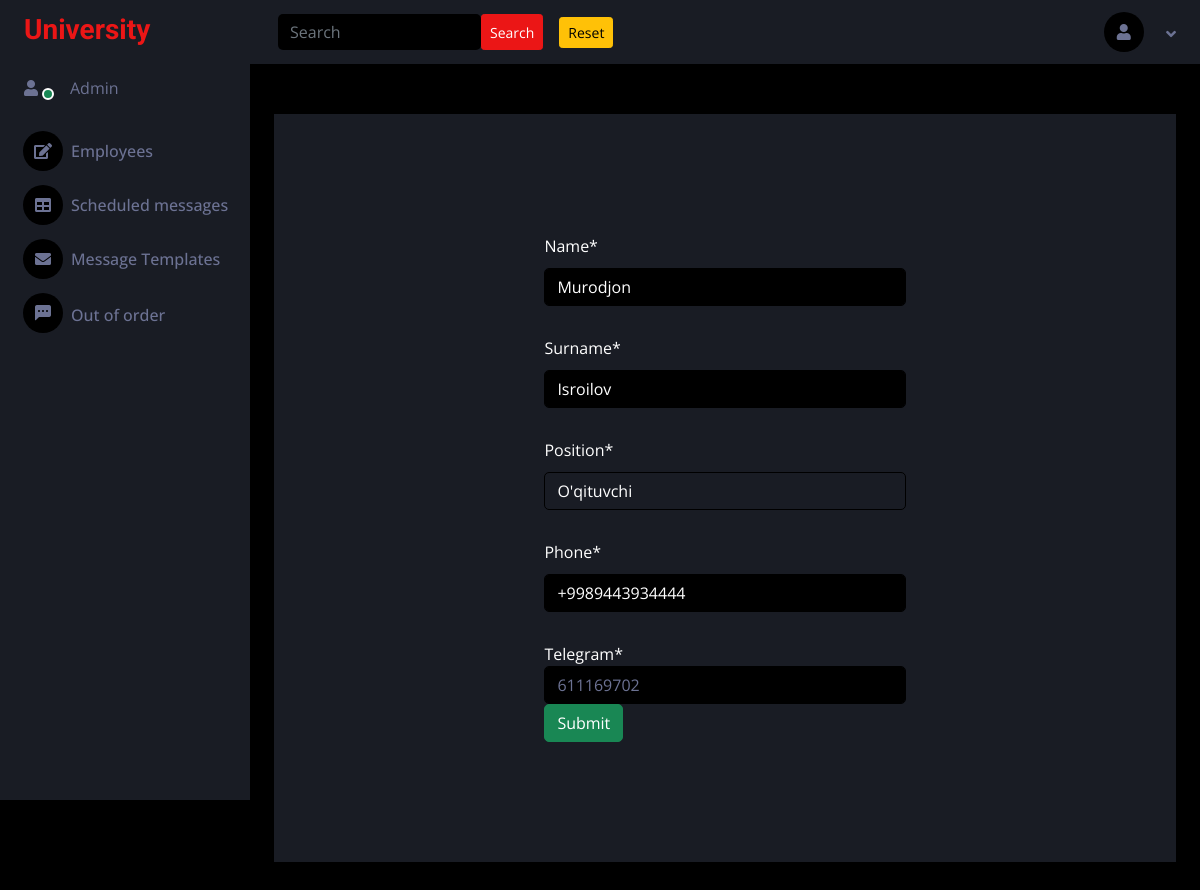
The page /employee_detail/15 on the database its author committed.
### main/models.py (models this page shows, shortened)
class Employees(models.Model):
    name = models.CharField(max_length=256)
    surname = models.CharField(max_length=256)
    position = models.ForeignKey(Positions, on_delete=models.CASCADE)
    phone = models.CharField(max_length=15, unique=True)
    telegram = models.CharField(max_length=20, unique=True)

### main/views.py (the view)
# urls.py: path('employee_detail/<int:pk>',EmployeeDetailView.as_view(),name='employee_detail'),
class EmployeeDetailView(UpdateView):
    template_name = "update_employee.html"
    model = Employees
    fields = "__all__"
    success_url = "/"

### main/models.py (called while the page is built)
    def __str__(self) -> str:
        return self.title

### templates/update_employee.html (shortened to what this page needs)
{% include 'wrapper.html' %}
{% load crispy_forms_tags %}
{% block content %}
        <div class="content">
            <nav class="navbar navbar-expand bg-secondary navbar-dark sticky-top px-4 py-0">
                <form class="d-none d-md-flex ms-1" method="post">
                    <input class="form-control bg-dark border-0" type="search" placeholder="Search">
                    <button type="submit " class="btn btn-sm btn-primary me-lg-3">Search </button>
                </form>
                <a href="/" class="btn btn-sm btn-warning me-lg-3">Reset </a>
                <div class="navbar-nav align-items-center ms-auto">
                        <div class="nav-item dropdown">
                        <a href="#" class="nav-link dropdown-toggle" data-bs-toggle="dropdown">
                            <i class="fa fa-user me-lg-2" aria-hidden="true"></i>
                        </a>
                    </div>
                </div>
            </nav>
            <div class="forform" style="width: 95%;   background-color: #191C24; margin: 50px auto; box-sizing: border-box; padding: 50px;">
                {% load crispy_forms_tags %}
            <form action="" method="post" style="width: 50%; margin: 50px auto;  padding: 20px; box-sizing: border-box;color: white;">
                {{ form|crispy}}
                <button class="btn btn-success" type="submit">
                    Submit
                </button>
            </form>
        </div>
{% endblock content %}

### static/css/style.css (style rules this page uses)
:root { --primary: #EB1616; --secondary: #191C24; --light: #6C7293; --dark: #000000; }
.btn { transition: .5s; }
.content { margin-left: 250px; min-height: 100vh; background: var(--dark); transition: 0.5s; }
@media (min-width: 992px) { .content { width: calc(100% - 250px); } }
.content .navbar .navbar-nav .nav-link { margin-left: 25px; padding: 12px 0; color: var(--light); outline: none; }
.content .navbar .sidebar-toggler, .content .navbar .navbar-nav .nav-link i { width: 40px; height: 40px; display: inline-flex; align-items: center; justify-content: center; background: var(--dark); border-radius: 40px; }
.content .navbar .dropdown-toggle::after { margin-left: 6px; vertical-align: middle; border: none; content: "\f107"; font-family: "Font Awesome 5 Free"; font-weight: 900; transition: .5s; }

### templates/update_employee.html (style rules this page uses)
#id_name { margin-top: 10px; margin-bottom: 30px; color: white; }
#id_surname { margin-top: 10px; margin-bottom: 30px; color: white; }
#id_position { margin-top: 10px; margin-bottom: 30px; background-color: #191C24; color: white; }
#id_phone { margin-top: 10px; margin-bottom: 30px; color: white; }

### rows shown on the page
Employees: name "Murodjon", surname "Isroilov", position "O'qituvchi", phone "+9989443934444", telegram "611169702"
